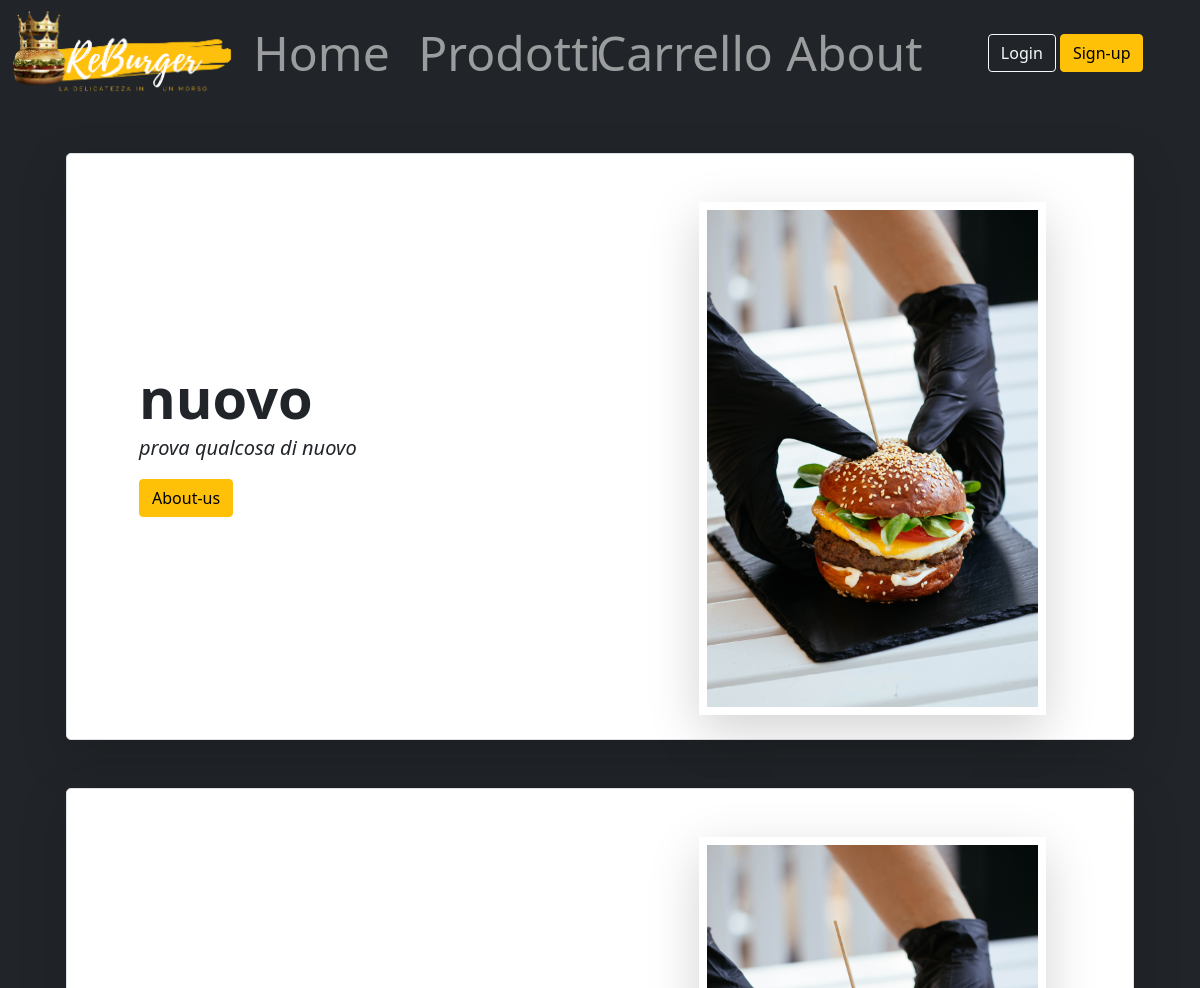
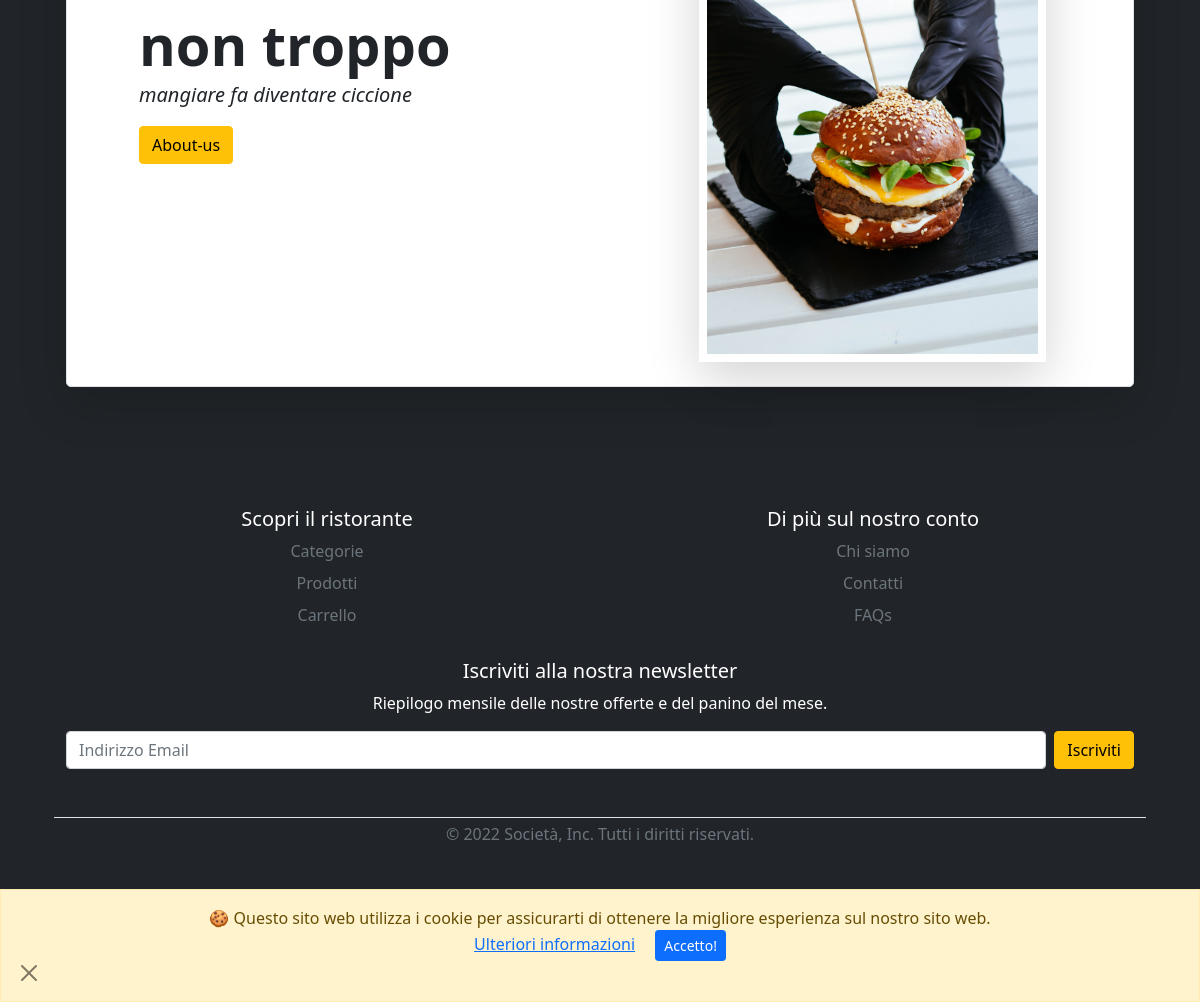
The app's page /home.php with its own data (2 pictures, top to bottom).
### tables this page shows
CREATE TABLE IF NOT EXISTS `notizie` (
  `idnews` INT NOT NULL AUTO_INCREMENT,
  `titolo` VARCHAR(20) NOT NULL,
  `contenuto` VARCHAR(100) NOT NULL,
  `immagine` VARCHAR(20),
  PRIMARY KEY (`idnews`));

### home.php (called while the page is built)
<?php
require_once 'bootstrap.php';
$templateParams["titolo"] = "ReBurger - Home";
$templateParams["nome"] = "house.php";
$templateParams["notizia"] =$dbh->getNews();
require_once 'template/fondamentale.php';
?>

### db/dbHelper.php (called while the page is built, shortened)
<?php
class DatabaseHelper{
    private $db;
    public function __construct($servername, $username, $password, $dbname, $port){
        $this->db = new mysqli($servername, $username, $password, $dbname, $port);
    }
    public function getNews(){
        $stmt = $this->db->prepare("SELECT * FROM notizie");
        $stmt->execute();
        $result = $stmt->get_result();
        return $result->fetch_all(MYSQLI_ASSOC);
    }
}
?>

### bootstrap.php (called while the page is built, shortened)
<?php
require_once("db/dbHelper.php");
$dbh = new DatabaseHelper("localhost", "root", "", "reburger", 3306);
?>

### template/utilityFunctions.php (called while the page is built)
<?php
function createCopyright(){
    $year = date('Y');
    $msg = '&copy; ' . $year;
    return $msg;
}
?>

### template/house.php (the view)
<?php foreach($templateParams["notizia"] as $news):?>
<div class="container-lg my-5">
  <div class="row mx-4 p-4 pb-auto pe-lg-0 pt-lg-5 align-items-center rounded-3 border shadow-lg bg-white">
    <div class="col-lg-7 p-3 p-lg-5 pt-lg-3">
      <h1 class="display-4 fw-bold lh-1"><?php echo $news["titolo"] ?></h1>
      <p class="lead">
        <cite><?php echo $news["contenuto"] ?></cite>
      </p>
      <div class="d-grid gap-2 d-md-flex justify-content-md-start ">
        <button type="button" class="btn btn-warning">About-us</button>
      </div>
    </div>
    <div class="col-lg-4 p-2 text-center overflow-hidden shadow-lg">
      <img  src="<?php echo $news["immagine"] ?>" alt=""/>
    </div>
  </div>
</div>
<?php endforeach; ?>

### template/fondamentale.php (shortened to what this page needs)
<!DOCTYPE html>
<html lang="it">
    <head>
            <link href="https://cdn.jsdelivr.net/npm/bootstrap@5.1.3/dist/css/bootstrap.min.css" rel="stylesheet">
            <link id="css_link" rel="stylesheet" type="text/css" href="../css/styleSmartphone.css" />
            <link rel="stylesheet" href="https://cdn.jsdelivr.net/npm/bootstrap-icons@1.8.1/font/bootstrap-icons.css">
    </head>
<body class="bg-dark">
<?php include 'cookie.php' ?>
<header class="bg-dark text-white d-block">
<?php include 'header.php' ?>
</header>
<main>
  <?php
      if(isset($templateParams["nome"])){
          require($templateParams["nome"]);}
  ?>
</main>
<div class="container-md justify-content-center">
<?php include 'footer.php' ?>
</div>
</body>
</html>

### template/cookie.php
<div id="cb-cookie-banner" class=" alert alert-warning fade show  text-center mb-0" role="alert" >
          🍪  Questo sito web utilizza i cookie per assicurarti di ottenere la migliore esperienza sul nostro sito web. <br>
          <a href="https://www.garanteprivacy.it/faq/cookie" target="blank">Ulteriori informazioni</a>
          <button type="button" class="btn btn-primary btn-sm ms-3" onclick="window.cb_hideCookieBanner()"> Accetto! </button>
         <div class=" d-flex justify-content-start">
            <button type="button" class="btn-close" data-bs-dismiss="alert"  aria-label="Close"></button>
         </div>
</div>

### template/header.php (shortened to what this page needs)
<nav class="navbar navbar-expand-sm bg-dark navbar-dark">
  <div class="col-12 container-fluid justify-content-sm-center">
    <img class="col justify-content-lg-start overflow-hidden" src="img/Logo2.png" alt="ReBurger Logo" onclick='window.location="base.php"'/>
    <div class="container-mb col-5 collapse navbar-collapse" id="collapsibleNavbar">
    <ul class="col-12 navbar-nav text-center" style="font-size:4vw;">
        <li class="nav-item col-sm-3">
          <a class="nav-link" href="../template/base.php">Home</a>
        </li>
        <li class="nav-item col-sm-3 ">
          <a class="nav-link" href="../template/prodotti.php">Prodotti</a>
        </li>
        <li class="nav-item col-sm-3">
          <a class="nav-link" href="#">Carrello</a>
        </li>
        <li class="nav-item col-sm-3">
          <a class="nav-link" href="../template/contatti.php">About</a>
        </li>
      </ul>
    </div>
    <div class="container text-lg-center text-sm-end col  d-none d-md-block">
          <button type="button" class="btn btn-outline-light" onclick='window.location="login.php"'>Login</button>
          <button type="button" class="btn btn-warning my-2" onclick='window.location="signup.php"'>Sign-up</button></div>
    </div>
  </nav>

### template/footer.php (shortened to what this page needs)
<?php
require_once 'utilityFunctions.php';
$colFooter = [1 => "Scopri il ristorante", 2 => "Di più sul nostro conto" ];
$footerLink = [
  ["Categorie","Chi siamo"],
  ["Prodotti","Contatti"],
  ["Carrello", "FAQs"]];
?>
<footer class="py-5 m-4 text-center text-white">
  <div class="row">
    <?php foreach($colFooter as $num => $titolo):?>
      <div class="col-6">
            <h5><?= $titolo?></h5>
            <ul class="nav flex-column">
              <?php foreach ($footerLink as list($group1,$group2)) :?>
                <li class="nav-item mb-2"><a href="#" class="nav-link p-0 text-muted"> <?php if($num <2) {
                  echo $group1;
                 }else {
                    echo $group2;
                  }
                    ?></a></li>
                <?php endforeach ; ?>
             </ul>
          </div>
        <?php endforeach ;?>
          <div class="col-12 py-4">
            <form class="justify-content-center">
              <h5>Iscriviti alla nostra newsletter</h5>
              <p>Riepilogo mensile delle nostre offerte e del panino del mese.</p>
              <div class="d-flex w-100 gap-2">
                <input id="newsletter1" type="text" class="form-control" placeholder="Indirizzo Email ">
                <button class="btn btn-warning" type="button">Iscriviti</button>
              </div>
            </form>
          </div>
        <div class="col-12 d-block py-1 my-4 border-top">
          <p class="text-center text-muted"><?=createCopyright()?> Società, Inc. Tutti i diritti riservati.</p>
    </div>
        <div class="d-flex justify-content-center px-2 ">
          <ul class="list-unstyled d-flex text-white">
              <?php $social = [ "Meta" => '"bi bi-meta"', "Instagram" =>'"bi bi-instagram"', "Twitter" => '"bi bi-twitter"'];
              foreach($social as $nomeSocial => $icona): ?>
            <li class="ms-3"><a class="link-warning" href="#" id=<?=$nomeSocial?>><i class=<?=$icona?>></i></a></li>
            <?php endforeach; ?>
          </ul>
    </div>
  </footer>

### css/styleSmartphone.css (style rules this page uses)
body> header img { height: 100%; width: 100%; }
header { display: none; }
div.col-lg-4>img { height: 100%; width: 100%; }
footer, footer.py-5>div.row { display:inline-flex; }
#cb-cookie-banner { position:fixed; bottom: 0; left: 0; width: 100%; z-index: 999; border-radius: 0; }
@media screen and (min-width: 1200px) { div.container { display: inline; } }
@media screen and (min-width: 1200px) { footer, footer.py-5>div.row { display:inline-flex; } }

### records on screen
notizie: titolo "nuovo", contenuto "prova qualcosa di nuovo", immagine (picture)
notizie: titolo "non troppo", contenuto "mangiare fa diventare ciccione", immagine (picture)

### other values on screen
$titolo "Scopri il ristorante"
$group1 "Categorie"
$group1 "Prodotti"
$group1 "Carrello"
$titolo "Di più sul nostro conto"
$group2 "Chi siamo"
$group2 "Contatti"
$group2 "FAQs"
createCopyright() "© 2022"
